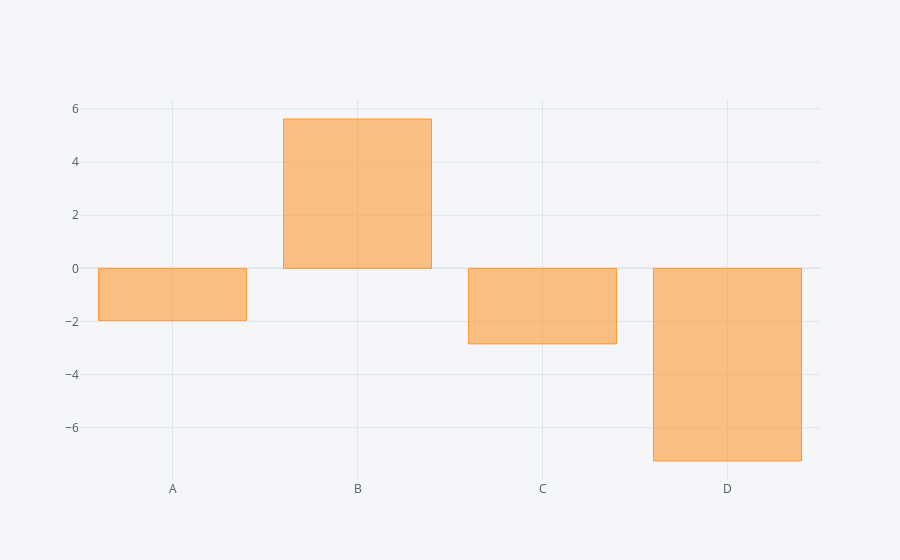

Notebook source saved alongside this figure:
### Code cell
# Now take sum of each column in df and plot bar graph
print(df.sum().iplot(kind='bar'))

### Figure 1 — Plotly figure (JSON) as saved in the notebook; plotly's stock layout.template omitted (floating-point values rounded to 4 significant figures)
{"data": [{"marker": {"color": "rgba(255, 153, 51, 0.6)", "line": {"color": "rgba(255, 153, 51, 1.0)", "width": 1}}, "name": "None", "orientation": "v", "text": "", "type": "bar", "x": ["A", "B", "C", "D"], "y": [-1.966, 5.623, -2.844, -7.252]}], "layout": {"autosize": true, "legend": {"bgcolor": "#F5F6F9", "font": {"color": "#4D5663"}}, "paper_bgcolor": "#F5F6F9", "plot_bgcolor": "#F5F6F9", "title": {"font": {"color": "#4D5663"}}, "xaxis": {"autorange": true, "gridcolor": "#E1E5ED", "range": [-0.5, 3.5], "showgrid": true, "tickfont": {"color": "#4D5663"}, "title": {"font": {"color": "#4D5663"}, "text": ""}, "type": "category", "zerolinecolor": "#E1E5ED"}, "yaxis": {"autorange": true, "gridcolor": "#E1E5ED", "range": [-7.967, 6.338], "showgrid": true, "tickfont": {"color": "#4D5663"}, "title": {"font": {"color": "#4D5663"}, "text": ""}, "type": "linear", "zerolinecolor": "#E1E5ED"}}}
